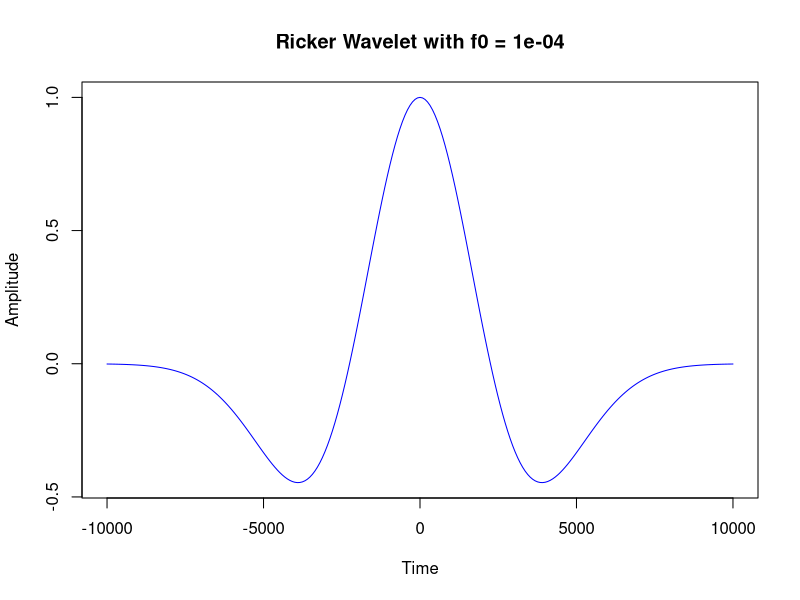
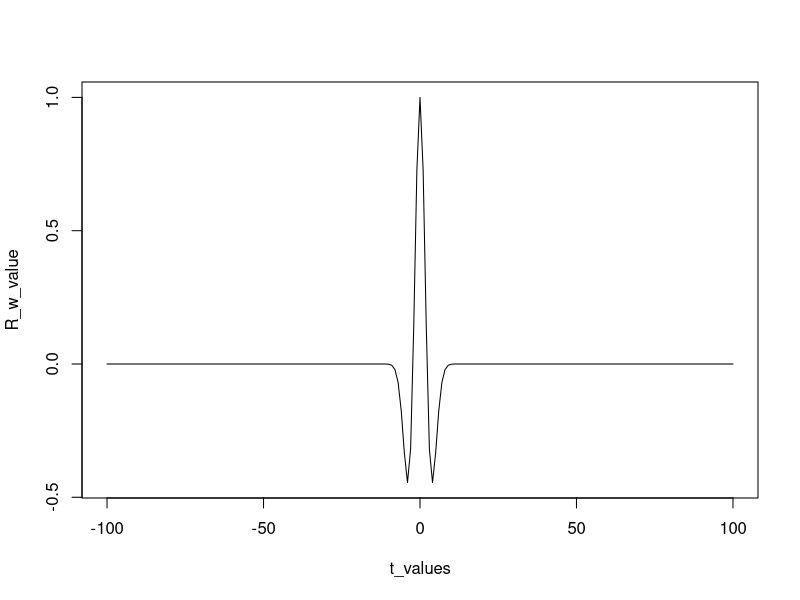
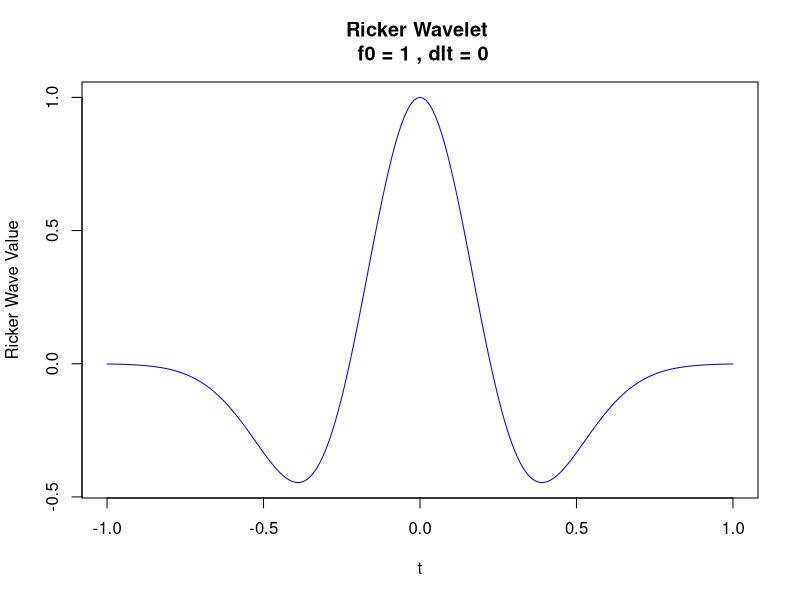
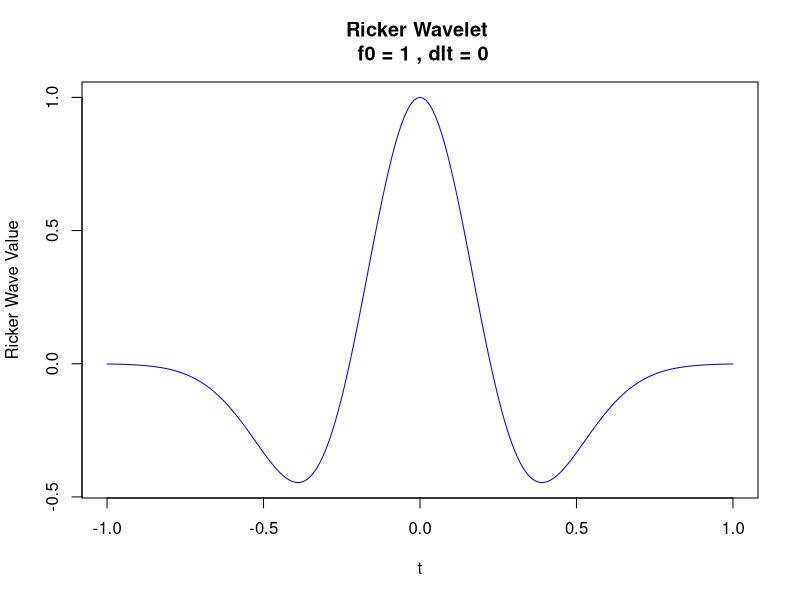
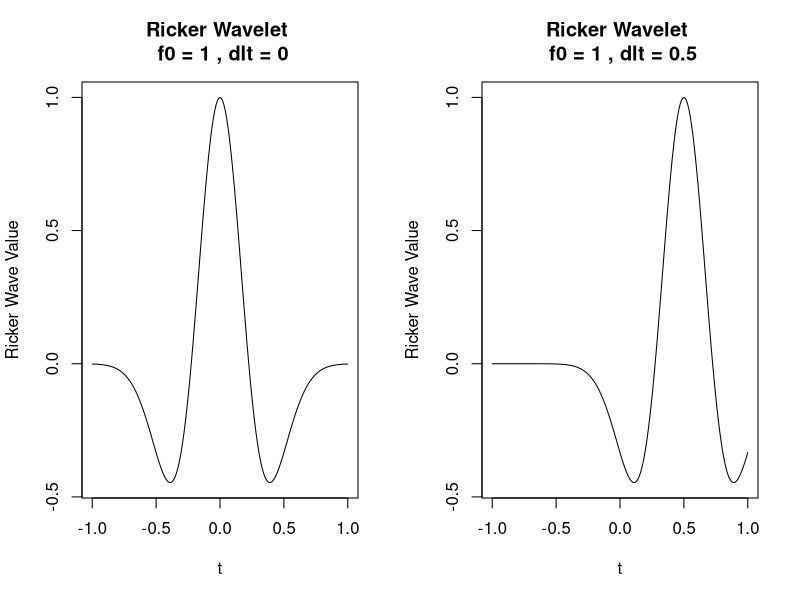

These figures' R source, in order:
#=============
# 5 Dec. 2023
#=============

# Aim:
  # Understand Ricker Wavelet


# Define the Ricker wavelet function
ricker_wavelet <- function(t, f0) {
  term1 <- (1 - 2 * pi^2 * f0^2 * t^2)
  term2 <- exp(-pi^2 * f0^2 * t^2)
  result <- term1 * term2
  return(result)
}

# Time values
t_values <- seq(-0.2, 0.2, length.out = 1000)  # Adjust time range and resolution as needed
t_values <- seq(-1, 1, by = 0.01)
t_values <- seq(-1, 1, by = 0.1)
t_values <- seq(-10, 10, by = 0.1)
t_values <- seq(-100, 100, by = 1)
t_values <- seq(-100, 100, by = 10)
t_values <- seq(-10000, 10000, by = 80)

# Peak frequency
f0 <- 100
f0 <- 50
f0 <- 25  # Adjust the peak frequency as desired
f0 <- 5
f0 <- 10
f0 <- 1
f0 <- 0.5
f0 <- 0.2
f0 <- 0.1
f0 <- 0.05
f0 <- 0.01
f0 <- 0.001
f0 <- 0.0001


# Calculate the Ricker wavelet values
wavelet_values <- ricker_wavelet(t_values, f0)

# Plot the Ricker wavelet
plot(t_values, wavelet_values, type = "l", col = "blue",
     xlab = "Time", ylab = "Amplitude", 
     main = paste("Ricker Wavelet with f0 =", f0))



#-----------------
# Try combinations
#-----------------
t_values <- seq(-1, 1, by = 0.01)
f0 <- 1


t_values <- seq(-100, 100, by = 1)
f0 <- 0.01


t_values <- seq(-1, 1, by = 0.1)
f0 <- 1


#---------------
# With translate
#---------------
ricker_wavelet_dlt <- function(t, f0, A, dlt) {
  term1 <- (1 - 2 * pi^2 * f0^2 * (abs(t - dlt))^2)
  term2 <- exp(-pi^2 * f0^2 * (abs(t - dlt))^2)
  result <- A * term1 * term2
  return(result)
}


t_values <- seq(-1, 1, by = 0.1)
t_values <- seq(-1, 1, by = 0.01)
f0 <- 1

dlt <- 0.5
dlt <- 0
R_w_dlt <- ricker_wavelet_dlt(t = t_values, f0 = f0,  A = 1, dlt = dlt)
R_w_dlt <- ricker_wavelet_dlt(t = t_values, f0 = f0,  A = 1, dlt = dlt)


jpeg(paste0(image.path, "Ricker_wave_dlt05.jpeg"),
     width = 8, height = 7, units = "in", res = 300)
plot(t_values, R_w_dlt, type = "l", col = "blue",
     xlab = "t", ylab = "Ricker Wave Value", 
     main = paste("Ricker Wavelet", "\n", "f0 =", f0,
                  ", dlt =", dlt))
dev.off()


jpeg(paste0(image.path, "Ricker_wave_dlt0.jpeg"),
     width = 8, height = 7, units = "in", res = 300)
plot(t_values, R_w_dlt, type = "l", col = "blue",
     xlab = "t", ylab = "Ricker Wave Value", 
     main = paste("Ricker Wavelet", "\n", "f0 =", f0,
                  ", dlt =", dlt))
dev.off()


#-------------
# side by side
#-------------

jpeg(paste0(image.path, "Ricker_wave_SBS.jpeg"),
     width = 8, height = 7, units = "in", res = 300)
par(mfrow = c(1, 2))

dlt <- 0
R_w_dlt <- ricker_wavelet_dlt(t = t_values, f0 = f0,  A = 1, dlt = dlt)
plot(t_values, R_w_dlt, type = "l", 
     xlab = "t", ylab = "Ricker Wave Value", 
     main = paste("Ricker Wavelet", "\n", "f0 =", f0,
                  ", dlt =", dlt))


dlt <- 0.5
R_w_dlt <- ricker_wavelet_dlt(t = t_values, f0 = f0,  A = 1, dlt = dlt)
plot(t_values, R_w_dlt, type = "l", 
     xlab = "t", ylab = "Ricker Wave Value", 
     main = paste("Ricker Wavelet", "\n", "f0 =", f0,
                  ", dlt =", dlt))
dev.off()




#--------------------
# decay f0 not square
#--------------------
ricker_wavelet_dlt_2 <- function(t, f0, A, dlt) {
  term1 <- (1 - 2 * pi^2 * f0 * (abs(t - dlt))^2)
  term2 <- exp(-pi^2 * f0 * (abs(t - dlt))^2)
  result <- A * term1 * term2
  return(result)
}

t_values <- seq(-1, 1, by = 0.01)
t_values <- seq(-100, 100, by = 1)
f0 <- 0.01

R_w_value <- ricker_wavelet_dlt_2(t = t_values, f0 = f0, A = 1, dlt = 0)

plot(t_values, R_w_value, type = "l")


#----------
# Discover
#----------
# if turn f0^2 to f0, then when grid becomes large
  # and the decay f0 needs to lower to echo the low
  # oscillation, f0^2 will speed up the decrease of oscialtion
  # the curve will be broader 







